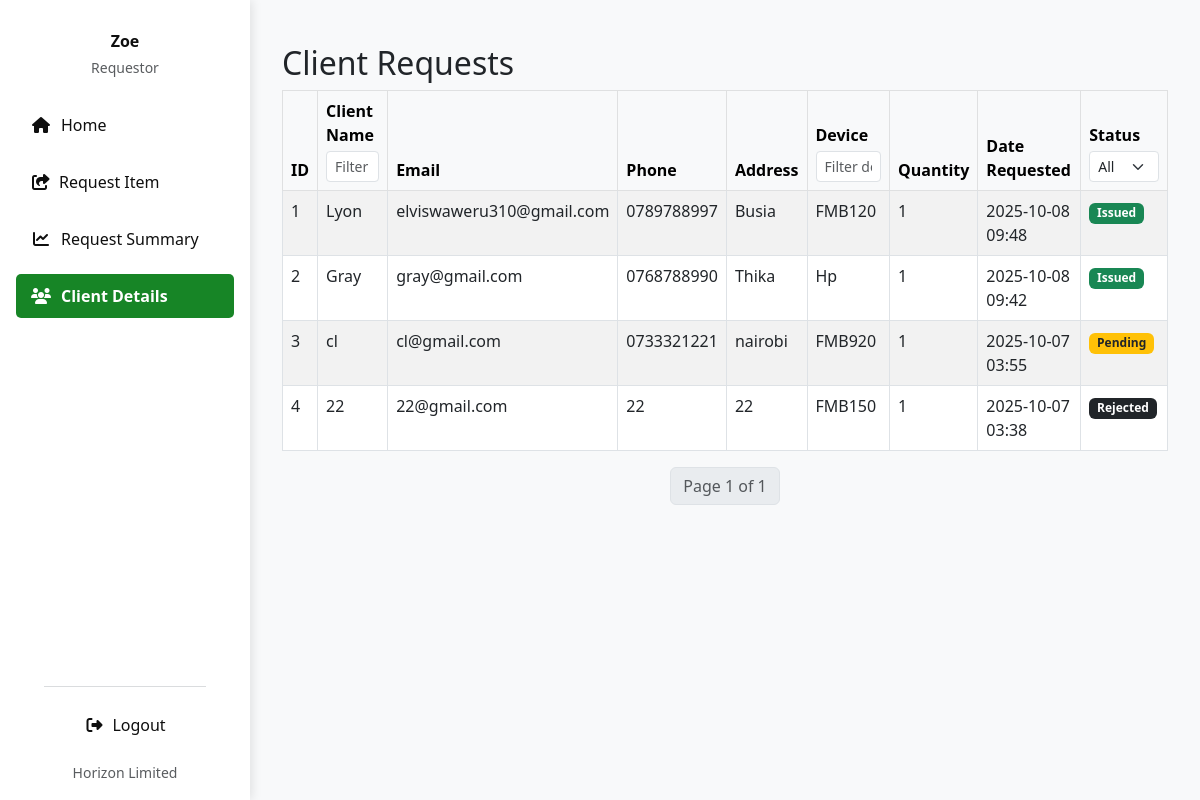
The app's page /client_list/ (signed in) with its own data.
### invent/models.py (models this page shows, shortened)
class DeviceRequest(models.Model):
    device = models.ForeignKey(
        "Device",
        on_delete=models.CASCADE,
        related_name="requests"
    )
    requestor = models.ForeignKey(
        User,
        on_delete=models.CASCADE,
        related_name="device_requests"
    )
    client = models.ForeignKey(
        "Client",
        on_delete=models.CASCADE,
        related_name="client_requests",
        null=True,
        blank=True
    )
    branch = models.ForeignKey(Branch, on_delete=models.SET_NULL, null=True, blank=True, related_name="requests")
    country = models.ForeignKey(Country, on_delete=models.SET_NULL, null=True, blank=True)
    quantity = models.PositiveIntegerField(default=1)
    reason = models.TextField(blank=True, null=True)
    application_date = models.DateField(default=timezone.now)
    STATUS_CHOICES = [
        ('Pending', 'Pending'),
        ('Approved', 'Approved'),
        ('Issued', 'Issued'),
        ('Rejected', 'Rejected'),
        ('Cancelled', 'Cancelled'),
        ('Partially Returned', 'Partially Returned'),
        ('Fully Returned', 'Fully Returned'),
    ]
    status = models.CharField(
        max_length=20, choices=STATUS_CHOICES, default='Pending'
    )
    date_requested = models.DateTimeField(auto_now_add=True)
    date_issued = models.DateTimeField(null=True, blank=True)
    returned_quantity = models.PositiveIntegerField(default=0)
    _original_status = None
    def __init__(self, *args, **kwargs):
        super().__init__(*args, **kwargs)
        self._original_status = self.status

class Client(models.Model):
    name = models.CharField(max_length=255)
    phone_no = models.CharField(max_length=50)
    email = models.EmailField()
    address = models.CharField(max_length=255)

class Device(models.Model):
    STATUS_CHOICES = (
        ('available', 'Available'),
        ('issued', 'Issued'),
        ('returned', 'Returned'),
        ('faulty', 'Faulty'),
    )
    name = models.CharField(max_length=255)  # REQUIRED
    oem = models.ForeignKey(
        OEM,
        on_delete=models.SET_NULL,
        null=True,
        blank=False,  # ✅ Make OEM required
        to_field='oem_id',
        related_name='devices'
    )
    product_id = models.CharField(max_length=30, blank=True)
    total_quantity = models.PositiveIntegerField(default=1)
    imei_no = models.CharField(max_length=50, unique=True, null=True, blank=True)  # Optional
    serial_no = models.CharField(max_length=50, unique=True, null=True, blank=True)  # Optional
    mac_address = models.CharField(max_length=50, unique=True, null=True, blank=True)  # Optional
    category = models.CharField(max_length=100, blank=True, help_text="e.g. Laptop or Router")
    manufacturer = models.CharField(max_length=100, blank=True)
    description = models.TextField(blank=True)
    selling_price = models.DecimalField(max_digits=10, decimal_places=2, null=True, blank=True)
    currency = models.CharField(max_length=10, choices=CURRENCY_CHOICES, default='USD')
    branch = models.ForeignKey(Branch, on_delete=models.SET_NULL, null=True, blank=True)
    country = models.ForeignKey(Country, on_delete=models.SET_NULL, null=True, blank=True)
    status = models.CharField(max_length=20, choices=STATUS_CHOICES, default='available')  # ✅ Required

### invent/views.py (the view, shortened to what this page needs)
# urls.py: path('client_list/', views.client_list, name='client_list'),
@login_required
def client_list(request):
    user = request.user
    query = request.GET.get('q', '')
    status_filter = request.GET.get('status', '')
    client_filter = request.GET.get('client', '')
    date_from = request.GET.get('date_from', '')
    date_to = request.GET.get('date_to', '')
    if user.is_superuser:
        requests_qs = DeviceRequest.objects.select_related(
            'client', 'device').order_by('-date_requested')
    else:
        user_country = getattr(user.profile, "country", None)
        requests_qs = DeviceRequest.objects.select_related(
            'client', 'device').filter(branch__country=user_country).order_by('-date_requested')
    if status_filter:
        requests_qs = requests_qs.filter(status=status_filter)
    if client_filter:
        requests_qs = requests_qs.filter(client_name_icontains=client_filter)
    if date_from:
        requests_qs = requests_qs.filter(
            date_requested_date_gte=parse_date(date_from))
    if date_to:
        requests_qs = requests_qs.filter(
            date_requested_date_lte=parse_date(date_to))
    paginator = Paginator(requests_qs, 25)
    page_number = request.GET.get('page')
    page_obj = paginator.get_page(page_number)
    context = {
        'page_obj': page_obj,
        'query': query,
        'status_filter': status_filter,
        'client_filter': client_filter,
        'date_from': date_from,
        'date_to': date_to,
    }
    return render(request, 'invent/client_list.html', context)

### invent/context_processors.py (called while the page is built)
def pending_requests_count(request):
    count = 0  # Default to 0
    if request.user.is_authenticated:
        if request.user.has_perm('invent.can_issue_device'):
            count = DeviceRequest.objects.filter(status='Pending').count()
    return {'pending_requests_count_for_sidebar': count}

### invent/templates/invent/client_list.html (shortened to what this page needs)
{% extends "invent/base.html" %}
{% block content %}
<div class="container mt-4">
    <h2>Client Requests</h2>
    <form method="get" id="filterForm">
<table class="table table-striped table-bordered">
    <thead class="table-light">
        <tr>
            <th>ID</th>
            <th>
                Client Name
                <input type="text" name="client" value="{{ request.GET.client }}"
                       class="form-control form-control-sm mt-1 filter-input"
                       placeholder="Filter name">
            </th>
            <th>
                Email
            </th>
            <th>
                Phone
            </th>
            <th>Address</th>
            <th>
                Device
                <input type="text" name="device" value="{{ request.GET.device }}"
                       class="form-control form-control-sm mt-1 filter-input"
                       placeholder="Filter device">
            </th>
            <th>
                Quantity
            </th>
            <th>
                Date Requested
            </th>
            <th>
                Status
                <select name="status" class="form-select form-select-sm mt-1 filter-input">
                    <option value="">All</option>
                </select>
            </th>
        </tr>
    </thead>
    <tbody>
        {% for req in page_obj %}
        <tr>
            <td>{{ forloop.counter0|add:page_obj.start_index }}</td>
            <td>{{ req.client.name }}</td>
            <td>{{ req.client.email }}</td>
            <td>{{ req.client.phone_no }}</td>
            <td>{{req.client.address}}</td>
            <td>{{ req.device.name }}</td>
            <td>{{ req.quantity }}</td>
            <td>{{ req.date_requested|date:"Y-m-d H:i" }}</td>
            <td>
                {% if req.status == "Pending" %}
                    <span class="badge bg-warning text-dark">{{ req.status }}</span>
                {% elif req.status == "Approved" %}
                    <span class="badge bg-info">{{ req.status }}</span>
                {% elif req.status == "Issued" %}
                    <span class="badge bg-success">{{ req.status }}</span>
                {% elif req.status == "Returned" or req.status == "Fully Returned" %}
                    <span class="badge bg-secondary">{{ req.status }}</span>
                {% else %}
                    <span class="badge bg-dark">{{ req.status }}</span>
                {% endif %}
            </td>
        </tr>
        {% empty %}
        <tr>
            <td colspan="8">No client requests found.</td>
        </tr>
        {% endfor %}
    </tbody>
</table>
</form>
    <nav>
        <ul class="pagination justify-content-center">
            <li class="page-item disabled">
                <span class="page-link">
                    Page {{ page_obj.number }} of {{ page_obj.paginator.num_pages }}
                </span>
            </li>
        </ul>
    </nav>
</div>
{% endblock %}

### invent/templates/invent/base.html (shortened to what this page needs)
<!DOCTYPE html>
<html lang="en">
<head>
  <link href="https://cdn.jsdelivr.net/npm/bootstrap@5.3.0/dist/css/bootstrap.min.css" rel="stylesheet">
  <link rel="stylesheet" href="https://cdnjs.cloudflare.com/ajax/libs/font-awesome/6.4.0/css/all.min.css">
</head>
<body class="bg-light">
<div class="d-flex">
  <div class="sidebar vh-100 p-3 d-flex flex-column justify-content-between">
    <div>
      <div class="text-center mb-4 pt-3">
        <h6 class="fw-bold mb-1">{{ user.first_name|default:user.username }}</h6>
        <small class="text-muted">Requestor</small>
      </div>
      <ul class="nav flex-column">
        <li class="nav-item mb-2">
          <a class="nav-link {% if request.resolver_match.url_name == 'requestor_dashboard' %}active{% endif %}" href="{% url 'requestor_dashboard' %}">
            <i class="fas fa-fw fa-home"></i> <span>Home</span>
          </a>
        </li>
        <li class="nav-item mb-2">
          <a class="nav-link {% if request.resolver_match.url_name == 'request_item' %}active{% endif %}" href="{% url 'request_device' %}">
            <i class="fas fa-fw fa-share-square me-2"></i> <span>Request Item</span>
          </a>
        </li>
        <li class="nav-item mb-2">
          <a class="nav-link {% if request.resolver_match.url_name == 'request_summary' %}active{% endif %}" href="{% url 'request_summary' %}">
            <i class="fas fa-chart-line"></i> <span>Request Summary</span>
          </a>
        </li>
         <li class="nav-item mb-2">
          <a class="nav-link {% if request.resolver_match.url_name == 'client_list' %}active{% endif %}" href="{% url 'client_list' %}">
            <i class="fas fa-users"></i> <span>Client Details</span>
          </a>
        </li>
      </ul>
    </div>
    <footer class="text-center px-2">
      <hr class="border-secondary opacity-25 mx-auto" style="width: 80%">
      <div class="d-flex justify-content-center">
        <a class="nav-link logout-link text-center" href="{% url 'logout' %}" style="width: auto;">
          <i class="fas fa-right-from-bracket me-2"></i> <span>Logout</span>
        </a>
      </div>
      <div class="mt-2">
        <small class="text-muted">Horizon Limited</small>
      </div>
    </footer>
  </div>
  <main class="main-content w-100">
    {% block content %}
    {% endblock %}
  </main>
</div>
</body>
</html>

### invent/templates/invent/base.html (style rules this page uses)
:root { --sidebar-bg: white; --sidebar-text: #0f0f0f; --sidebar-active: #178526; --sidebar-hover: #15b33c; --card-total-bg: #28a745; --card-approved-bg: #007bff; --card-pending-bg: #ffc107; --card-returned-bg: #6f42c1; --card-partial-bg: #fd7e14; --status-approved: #28a745; --status-denied: #dc3545; --status-pending: #ffc107; --status-issued: #17a2b8; --status-fully-returned: #6f42c1; --status-partially-returned: #fd7e14; }
body { font-family: 'Segoe UI', Tahoma, Geneva, Verdana, sans-serif; margin: 0; padding: 0; overflow-x: hidden; }
.sidebar { background-color: var(--sidebar-bg); color: var(--sidebar-text); box-shadow: 2px 0 10px rgba(0,0,0,0.1); transition: all 0.3s; position: fixed; height: 100vh; width: 250px; z-index: 1000; left: 0; top: 0; }
.sidebar .nav-link { color: var(--sidebar-text); border-radius: 5px; padding: 10px 15px; margin-bottom: 5px; transition: all 0.3s; display: flex; align-items: center; }
.sidebar .nav-link.active { background-color: var(--sidebar-active); font-weight: 600; color: white !important; }
.sidebar .nav-link.active i { color: white !important; }
.sidebar .nav-link i { width: 20px; text-align: center; margin-right: 10px; }
.sidebar .logout-link { color: var(--sidebar-text); transition: color 0.3s; display: flex; align-items: center; }
.main-content { padding: 20px; background-color: #f8f9fa; min-height: 100vh; margin-left: 250px; transition: margin-left 0.3s; }

### records on screen
DeviceRequest: client.name "Lyon", client.email "elviswaweru310@gmail.com", client.phone_no "0789788997", client.address "Busia", device.name "FMB120", quantity "1", date_requested "2025-10-08 09:48", status "Issued"
DeviceRequest: client.name "Gray", client.email "gray@gmail.com", client.phone_no "0768788990", client.address "Thika", device.name "Hp", quantity "1", date_requested "2025-10-08 09:42", status "Issued"
DeviceRequest: client.name "cl", client.email "cl@gmail.com", client.phone_no "0733321221", client.address "nairobi", device.name "FMB920", quantity "1", date_requested "2025-10-07 03:55", status "Pending"
DeviceRequest: client.name "22", client.email "22@gmail.com", client.phone_no "22", client.address "22", device.name "FMB150", quantity "1", date_requested "2025-10-07 03:38", status "Rejected"

### other values on screen
{{ user.first_name|default:user.username }} "Zoe"
{{ page_obj.number }} "1"
{{ page_obj.paginator.num_pages }} "1"
